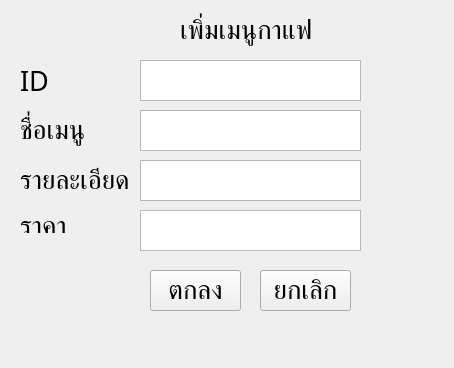
<?xml version="1.0" encoding="UTF-8"?>
<ui version="4.0">
 <class>Form</class>
 <widget class="QWidget" name="Form">
  <property name="geometry">
   <rect>
    <x>0</x>
    <y>0</y>
    <width>454</width>
    <height>368</height>
   </rect>
  </property>
  <property name="font">
   <font>
    <family>RSU</family>
   </font>
  </property>
  <property name="windowTitle">
   <string>Form</string>
  </property>
  <widget class="QLabel" name="label">
   <property name="geometry">
    <rect>
     <x>180</x>
     <y>10</y>
     <width>141</width>
     <height>41</height>
    </rect>
   </property>
   <property name="font">
    <font>
     <pointsize>20</pointsize>
    </font>
   </property>
   <property name="text">
    <string>เพิ่มเมนูกาแฟ</string>
   </property>
  </widget>
  <widget class="QPlainTextEdit" name="plainTextEdit">
   <property name="geometry">
    <rect>
     <x>140</x>
     <y>60</y>
     <width>221</width>
     <height>41</height>
    </rect>
   </property>
  </widget>
  <widget class="QPlainTextEdit" name="plainTextEdit_2">
   <property name="geometry">
    <rect>
     <x>140</x>
     <y>110</y>
     <width>221</width>
     <height>41</height>
    </rect>
   </property>
  </widget>
  <widget class="QPlainTextEdit" name="plainTextEdit_3">
   <property name="geometry">
    <rect>
     <x>140</x>
     <y>160</y>
     <width>221</width>
     <height>41</height>
    </rect>
   </property>
  </widget>
  <widget class="QPlainTextEdit" name="plainTextEdit_4">
   <property name="geometry">
    <rect>
     <x>140</x>
     <y>210</y>
     <width>221</width>
     <height>41</height>
    </rect>
   </property>
  </widget>
  <widget class="QPushButton" name="AddpushButton">
   <property name="geometry">
    <rect>
     <x>150</x>
     <y>270</y>
     <width>91</width>
     <height>41</height>
    </rect>
   </property>
   <property name="font">
    <font>
     <pointsize>20</pointsize>
    </font>
   </property>
   <property name="text">
    <string>ตกลง</string>
   </property>
  </widget>
  <widget class="QLabel" name="label_2">
   <property name="geometry">
    <rect>
     <x>20</x>
     <y>70</y>
     <width>51</width>
     <height>21</height>
    </rect>
   </property>
   <property name="font">
    <font>
     <pointsize>20</pointsize>
    </font>
   </property>
   <property name="text">
    <string>ID</string>
   </property>
  </widget>
  <widget class="QLabel" name="label_3">
   <property name="geometry">
    <rect>
     <x>20</x>
     <y>110</y>
     <width>71</width>
     <height>41</height>
    </rect>
   </property>
   <property name="font">
    <font>
     <pointsize>20</pointsize>
    </font>
   </property>
   <property name="text">
    <string>ชื่อเมนู</string>
   </property>
  </widget>
  <widget class="QLabel" name="label_4">
   <property name="geometry">
    <rect>
     <x>20</x>
     <y>160</y>
     <width>111</width>
     <height>41</height>
    </rect>
   </property>
   <property name="font">
    <font>
     <pointsize>20</pointsize>
    </font>
   </property>
   <property name="text">
    <string>รายละเอียด</string>
   </property>
  </widget>
  <widget class="QLabel" name="label_5">
   <property name="geometry">
    <rect>
     <x>20</x>
     <y>220</y>
     <width>47</width>
     <height>13</height>
    </rect>
   </property>
   <property name="font">
    <font>
     <pointsize>20</pointsize>
    </font>
   </property>
   <property name="text">
    <string>ราคา</string>
   </property>
  </widget>
  <widget class="QPushButton" name="AddpushButton_2">
   <property name="geometry">
    <rect>
     <x>260</x>
     <y>270</y>
     <width>91</width>
     <height>41</height>
    </rect>
   </property>
   <property name="font">
    <font>
     <pointsize>20</pointsize>
    </font>
   </property>
   <property name="text">
    <string>ยกเลิก</string>
   </property>
  </widget>
 </widget>
 <resources/>
 <connections/>
</ui>
